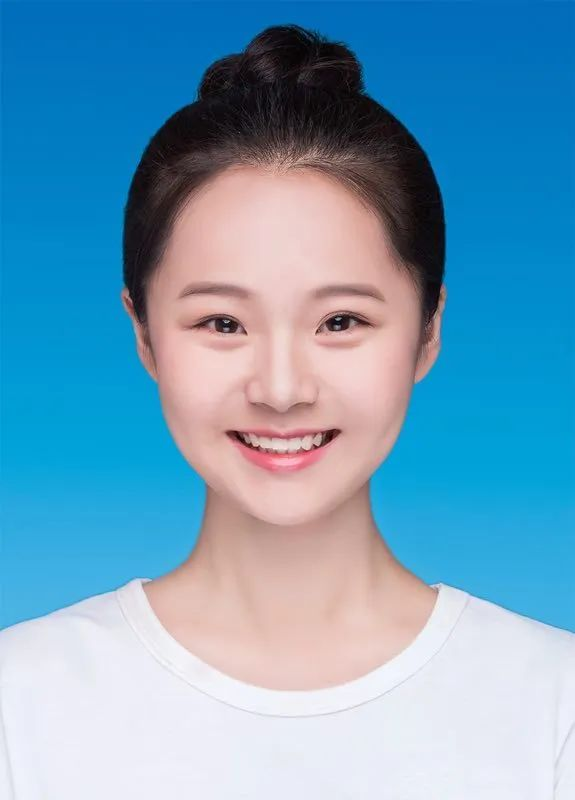
#> input picture 111.jpg, 575 x 800 px
$ python photo.py
#> lines starting #> are read from the running program, lines starting #| are printed output that depends on the picture; after the words box and inside, x2 and y2 are one past the last pixel; in counts of white or black regions, pixels touching at a corner belong together
import cv2
import numpy as np

# 读取照片
img=cv2.imread('111.jpg')
#> img is the input picture: shape (800, 575, 3); mean B, G, R 188.2, 159.2, 111.3

# 图像缩放
img = cv2.resize(img,None,fx=0.5,fy=0.5)
#> img: shape (400, 288, 3)
rows,cols,channels = img.shape
#> rows = 400; cols = 288; channels = 3
print(rows,cols,channels)
#| 400 288 3
cv2.imshow('img',img)

# 图片转换为灰度图
hsv = cv2.cvtColor(img,cv2.COLOR_BGR2HSV)
#> hsv: shape (400, 288, 3); mean H, S, V 81.8, 133.2, 201.1
cv2.imshow('hsv',hsv)

# 图片的二值化处理
lower_blue=np.array([90,70,70])
upper_blue=np.array([110,255,255])
mask = cv2.inRange(hsv, lower_blue, upper_blue)
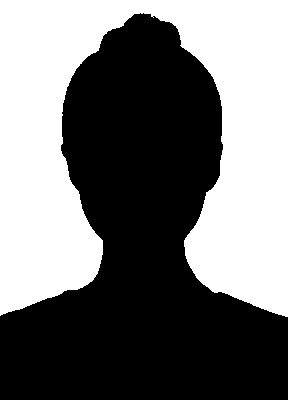
#> mask: shape (400, 288); 45.5% white; 1 white region, box (x1, y1, x2, y2) and area: (0, 0, 288, 317) 52407

#腐蚀膨胀
erode=cv2.erode(mask,None,iterations=1)
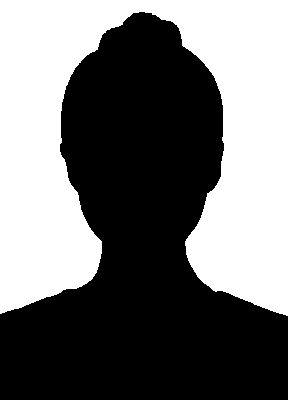
#> erode: shape (400, 288); 44.6% white; 1 white region, box (x1, y1, x2, y2) and area: (0, 0, 288, 316) 51336
cv2.imshow('erode',erode)
dilate=cv2.dilate(erode,None,iterations=1)
#> dilate: shape (400, 288); 45.5% white; 1 white region, box (x1, y1, x2, y2) and area: (0, 0, 288, 317) 52398
cv2.imshow('dilate',dilate)

#遍历每个像素点，进行颜色的替换
for i in range(rows):
  for j in range(cols):
    if erode[i,j]==255: # 像素点为255表示的是白色，我们就是要将白色处的像素点，替换为红色
      img[i,j]=(255, 255, 255) # 此处替换颜色，为BGR通道，不是RGB通道
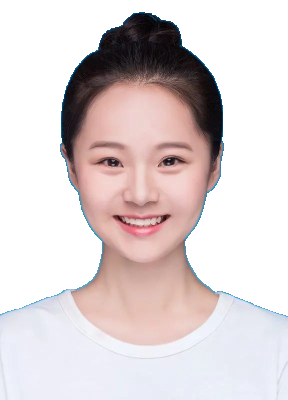
#> img: shape (400, 288, 3); mean B, G, R 210.7, 209.9, 220
cv2.imshow('res',img)

# 窗口等待的命令，0表示无限等待
cv2.waitKey(0)
